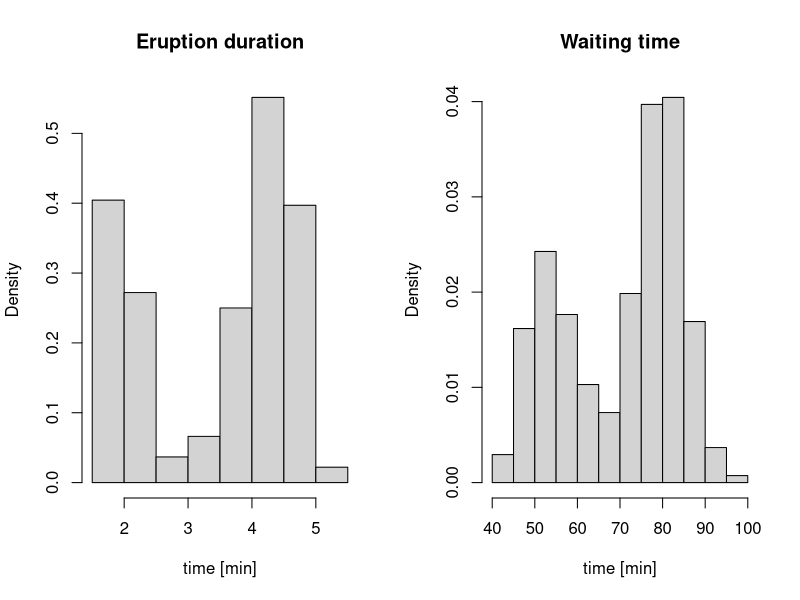
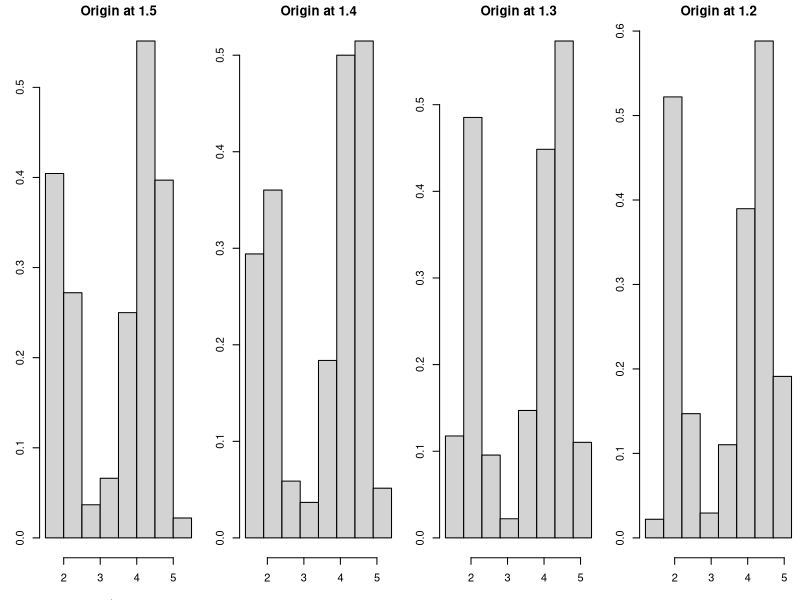
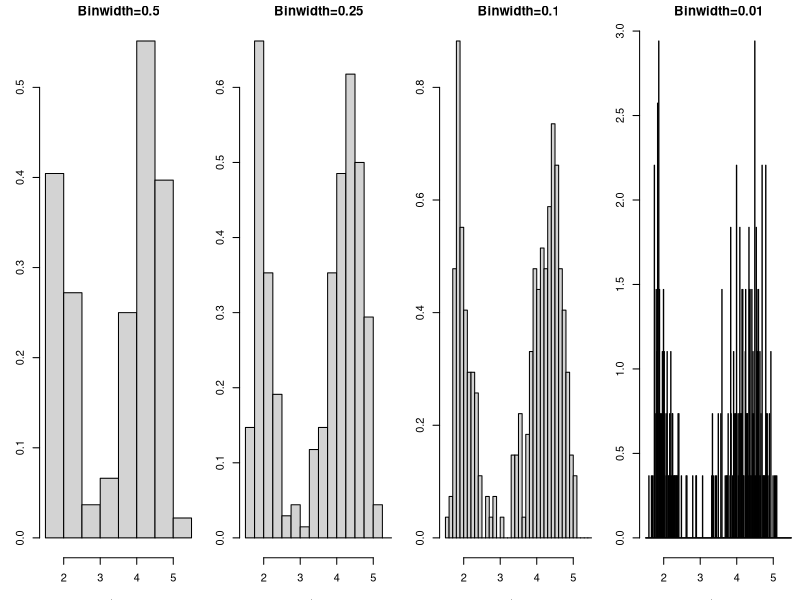
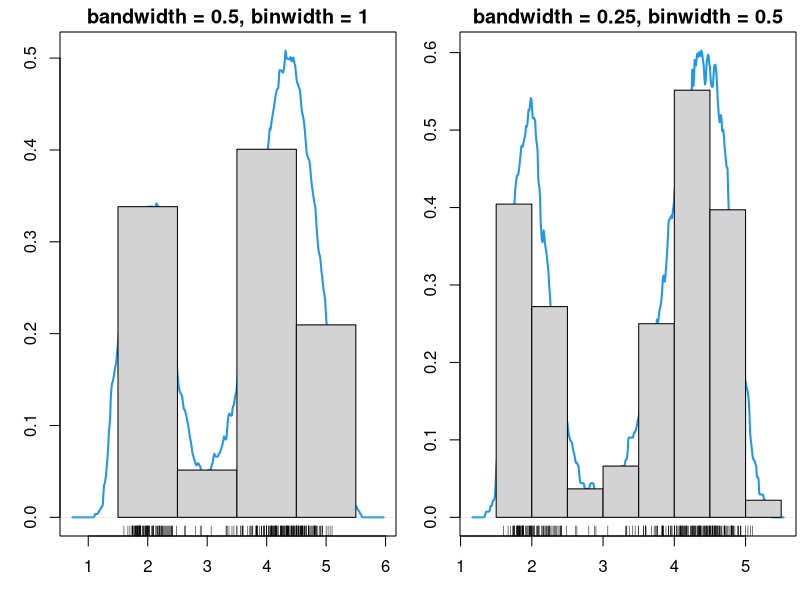

R code for these plots, in order: (Note: this script raises an error after producing the figures.)
## ---- chunk 1
knitr::opts_chunk$set(echo = TRUE)
## ---- chunk 2
data(faithful)
par(mfrow=c(1,2))
hist(faithful$eruptions, probability=T, main = "Eruption duration", xlab="time [min]")
hist(faithful$waiting, probability=T, main = "Waiting time", xlab="time [min]")
## ---- chunk 3
par(mfrow=c(1,4), mar = c(3.2, 3, 1.6, 0.2)) # reduce the white space around individual plots
hist(faithful$eruptions, probability=T, main="Origin at 1.5");
hist(faithful$eruptions, breaks=seq(1.4,5.4,by=0.5), probability=T, main="Origin at 1.4", xlab="time [min]")  
hist(faithful$eruptions, breaks=seq(1.3,5.3,by=0.5), probability=T, main="Origin at 1.3", xlab="time [min]") 
hist(faithful$eruptions, breaks=seq(1.2,5.2,by=0.5), probability=T, main="Origin at 1.2", xlab="time [min]")
## ---- chunk 4
par(mfrow=c(1,4), mar = c(3.2, 3, 1.6, 0.2))
hist(faithful$eruptions, probability=T, main="Binwidth=0.5")
hist(faithful$eruptions, breaks=seq(1.5,5.5,by=0.25), probability=T, main="Binwidth=0.25") 
hist(faithful$eruptions, breaks=seq(1.5,5.5,by=0.1), probability=T, main="Binwidth=0.1") 
hist(faithful$eruptions, breaks=seq(1.5,5.5,by=0.01), probability=T, main="Binwidth=0.01")
## ---- chunk 5
kde_hist <- function(bw){
# `bw` = bandwidth for KDE = 2-times binwidth for histogram = `binw`
  binw <- 2*bw
  br <- seq(1.5,5.5,by=binw)
  temp <- density(faithful$eruptions, kernel="rectangular", bw=bw/sqrt(3))
  plot(temp,lwd=2,col=4, main=paste0("bandwidth = ",bw,", binwidth = ", binw), xlab="")
  hist(faithful$eruptions, freq=FALSE, breaks=br, add=T, main="")
  rug(jitter(faithful$eruptions))
}
par(mfrow=c(1,2))
kde_hist(0.5)
kde_hist(0.25)
## ---- chunk 6
knitr::include_graphics('../Plots/kernels.png')
## ---- chunk 7
# again, this is only a handle, not a proper function!
plot_kdes <- function(bw){
  plot(density(faithful$eruptions, kernel="gaussian", bw=bw), main=paste("BW = ",bw,sep=""), xlab="time [min]")
  lines(density(faithful$eruptions, kernel="epanechnikov", bw=bw), col=4)
  lines(density(faithful$eruptions, kernel="rectangular", bw=bw), col=2)
  legend("topright", col=c(1, 4, 2), lty=1, legend=c("Gauss", "Epan", "rect"))
}
par(mfrow=c(1,4), mar = c(3.2, 3, 1.6, 0.2))
plot_kdes(1); plot_kdes(0.5); plot_kdes(0.25); plot_kdes(0.1)
## ---- chunk 8
par(mfrow=c(1,1), mar = c(3.2, 3, 1.6, 0.2))
plot(density(faithful$eruptions, kernel="gaussian", bw=1), main="Gaussian Kernel", xlab="", ylim=c(0,1),lwd=2)
points(density(faithful$eruptions, kernel="gaussian", bw=0.1), col=2, main="Gaussian Kernel", xlab="", type="l",lwd=2)
points(density(faithful$eruptions, kernel="gaussian", bw=0.01), col=4, main="Gaussian Kernel", xlab="", type="l")
rug(jitter(faithful$eruptions))
legend("topleft", legend = c("h=1","h=0.1","h=0.01"),lty=1,col=c(1,2,4))
## ---- chunk 9
n <- 2^{7:15}
plot(1:length(n),n^(-4/(4+5)),type="b",col=5,ylim=c(0,0.10), ylab=paste("asymptotic error rate ", expression(n^(-4/(4+d)))),xlab=expression(n), xaxt="n")
abline(h=0.01,col="gray")
axis(1,at=seq(1,9,by=2),labels=n[seq(1,9,by=2)])
points(1:length(n),n^{-4/(4+4)},type="b",col=4)
points(1:length(n),n^{-4/(4+3)},type="b",col=3)
points(1:length(n),n^{-4/(4+2)},type="b",col=2)
points(1:length(n),n^{-4/(4+1)},type="b",col=6)
legend("topright",legend=c("d=5","d=4","d=3","d=2","d=1"), lty=1,col=c(5:2,6))
## ---- chunk 10
knitr::include_graphics('../Plots/circulant_matrix.png')
## ---- chunk 11
par(mfrow=c(1,2), mar = c(3.2, 3, 1.6, 0.2))
init_hist <- hist(faithful$eruptions, breaks = 256, plot=F)
x_tilde <- rep(init_hist$mids, times=init_hist$counts) # read \tilde{X} from the initial histogram
hist(faithful$eruptions, breaks = 256, freq=F, plot=T,xlab="",main="") # plot init hist on the density scale
points(density(x_tilde,bw=0.25),col=4,type="l",lwd=3)
# compare with the default KDE
plot(density(x_tilde,bw=0.25),col=4,lwd=3,xlab="",main="")
points(density(faithful$eruptions,bw=0.25),type="l",main="KDE",lwd=3,lty=2)
legend("topleft",legend=c("original","rounded"),lty=c(2,1),col=c(1,4))
## ---- chunk 12
gkern_x <- density(0,bw=0.25)$x[seq(1,512,by=2)]
gkern_y <- density(0,bw=0.25)$y[seq(1,512,by=2)] # the Gaussian kernel for smoothing the initial histogram
hist(faithful$eruptions, breaks = 256, freq=F, plot=T,xlab="",main="")
points(gkern_x+3,gkern_y, col="2",type="l",lwd=2)
## ---- chunk 13
library(lattice)
levelplot(toeplitz(c(gkern_y[129:256],rep(0,128))),xaxt="n")
## ---- chunk 14
s_vec <- c(gkern_y[129:256],rep(0,128))
c_vec <- c(s_vec,rev(s_vec[2:256]))
levelplot(toeplitz(c_vec),xaxt="n")
## ---- chunk 15
my_bw <- 0.07977
my_df <- dnorm(0,0,1)/my_bw
plot(density(faithful$eruptions,bw=my_bw),main=paste("bw =",my_bw," & ","df =",round(my_df,5)),xlab="")
